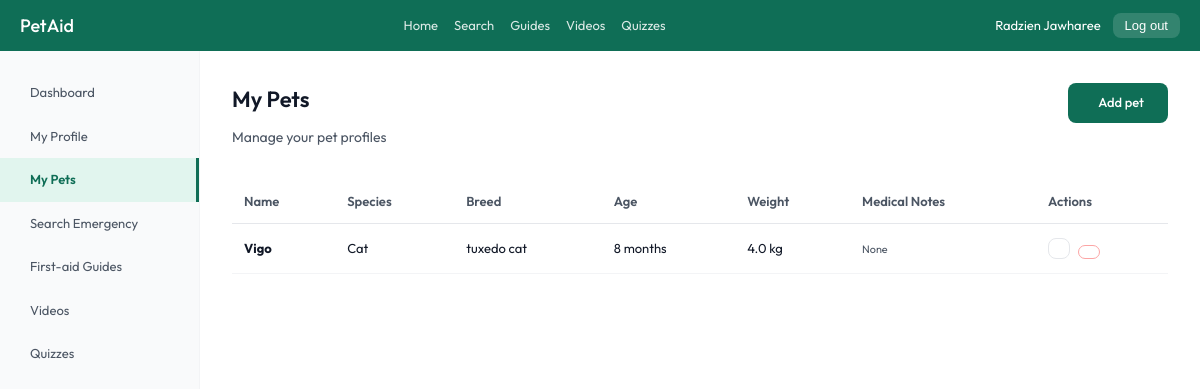
/pets (signed in), run on the app's committed database.
### models.py (models this page shows, shortened)
class Account(db.Model):
    __tablename__ = 'account'
    id = db.Column(db.Integer, primary_key=True)
    username = db.Column(db.String(80), unique=True, nullable=False)
    email = db.Column(db.String(120), unique=True, nullable=False)
    password_hash = db.Column(db.String(128), nullable=False)
    first_name = db.Column(db.String(50), nullable=False)
    last_name = db.Column(db.String(50), nullable=False)
    phone_number = db.Column(db.String(20), nullable=True)
    role = db.Column(db.String(30), nullable=False)
    __mapper_args__ = {
        'polymorphic_on': role,
        'polymorphic_identity': 'account'
    }

class Pet(db.Model):
    __tablename__ = 'pet'
    id = db.Column(db.Integer, primary_key=True)
    name = db.Column(db.String(100), nullable=False)
    species = db.Column(db.String(50), nullable=False)
    breed = db.Column(db.String(100), nullable=False)
    age = db.Column(db.String(50), nullable=False)      # e.g., '3 years'
    weight = db.Column(db.Float, nullable=False)        # in kg
    medical_notes = db.Column(db.Text, nullable=True)
    owner_id = db.Column(
        db.Integer,
        db.ForeignKey('user_account.id'),
        nullable=False
    )

### app.py (the view)
@app.route('/pets')
@login_required('user')
def pets_list():
    edit_id = request.args.get('edit_id')
    editing_pet = None
    if edit_id:
        editing_pet = Pet.query.filter_by(id=edit_id, owner_id=g.user.id).first()
    pets = Pet.query.filter_by(owner_id=g.user.id).all()
    return render_template('dashboard_profile_pet.html', active_tab='pets', pets=pets, editing_pet=editing_pet)

### app.py (called while the page is built)
def login_required(role=None):
    def decorator(f):
        from functools import wraps
        @wraps(f)
        def decorated_function(*args, **kwargs):
            if 'user_id' not in session:
                flash('Please log in to access this page.', 'danger')
                return redirect(url_for('login_route'))
            if role and session.get('role') != role:
                flash('Unauthorized access.', 'danger')
                return redirect(url_for('home'))
            return f(*args, **kwargs)
        return decorated_function
    return decorator

@app.before_request
def load_logged_in_user():
    user_id = session.get('user_id')
    if user_id is None:
        g.user = None
    else:
        g.user = Account.query.get(user_id)

### templates/dashboard_profile_pet.html (shortened to what this page needs)
{% extends "base.html" %}
{% block content %}
<div class="layout">
  <div class="sidebar">
    <a href="{{ url_for('dashboard') }}" class="sidebar-item {% if active_tab == 'dashboard' %}active{% endif %}"> Dashboard</a>
    <a href="{{ url_for('profile') }}" class="sidebar-item {% if active_tab == 'profile' %}active{% endif %}"> My Profile</a>
    <a href="{{ url_for('pets_list') }}" class="sidebar-item {% if active_tab == 'pets' %}active{% endif %}"> My Pets</a>
    <a href="{{ url_for('search_emergency') }}" class="sidebar-item"> Search Emergency</a>
    <a href="{{ url_for('guides_list') }}" class="sidebar-item"> First-aid Guides</a>
    <a href="{{ url_for('videos_list') }}" class="sidebar-item"> Videos</a>
    <a href="{{ url_for('quizzes_list') }}" class="sidebar-item"> Quizzes</a>
  </div>
  <div class="main">
    {% if active_tab == 'dashboard' %}
      <div class="page-title">Welcome back, {{ session.get('first_name') }}</div>
      <div class="page-sub">Here's a summary of your activity</div>
      <div class="stats-grid">
        <div class="stat-card">
          <div class="stat-label">My pets</div>
          <div class="stat-value">{{ pets|length }}</div>
        </div>
        <div class="stat-card">
          <div class="stat-label">Guides viewed</div>
          <div class="stat-value">5</div>
        </div>
        <div class="stat-card">
          <div class="stat-label">Quizzes completed</div>
          <div class="stat-value">{{ quiz_results|length }}</div>
        </div>
      </div>
      <div class="section-title">
        My pets
        <a href="{{ url_for('pets_list') }}" class="btn-primary" style="padding: 6px 14px; font-size: 12px;"><i class="ti ti-plus"></i> Manage</a>
      </div>
      <div class="pet-cards">
        {% for pet in pets %}
          <div class="pet-card">
            <div class="pet-avatar"><i class="ti ti-paw" aria-hidden="true"></i></div>
            <div class="pet-name">{{ pet.name }}</div>
            <div class="pet-type">{{ pet.species }} • {{ pet.age }}</div>
          </div>
        {% endfor %}
        <a href="{{ url_for('pets_list', add_new=1) }}" class="add-pet-card">
          <i class="ti ti-plus" aria-hidden="true"></i>
          <div style="font-size:12px;font-weight:600;color:#0F6E56;">Add a pet</div>
        </a>
      </div>
      <div class="section-title">Recent activity</div>
      <div class="recent-list">
        {% if quiz_results %}
          {% for res in quiz_results[:3] %}
            <div class="recent-item">
              <div class="recent-icon"><i class="ti ti-clipboard-check" aria-hidden="true"></i></div>
              <div class="recent-info">
                <div class="recent-title">Completed: {{ res.quiz.title }}</div>
                <div class="recent-sub">Score: {{ res.score }} / {{ res.total_questions }} ({{ ((res.score / res.total_questions) * 100)|int }}%)</div>
              </div>
              <div class="recent-time">{{ res.timestamp.strftime('%Y-%m-%d %H:%M') }}</div>
            </div>
          {% endfor %}
        {% endif %}
        <div class="recent-item">
          <div class="recent-icon"><i class="ti ti-book" aria-hidden="true"></i></div>
          <div class="recent-info">
            <div class="recent-title">Viewed: What to do if your dog is choking</div>
            <div class="recent-sub">First-aid guide</div>
          </div>
          <div class="recent-time">2 hours ago</div>
        </div>
        <div class="recent-item">
          <div class="recent-icon"><i class="ti ti-video" aria-hidden="true"></i></div>
          <div class="recent-info">
            <div class="recent-title">Watched: How to handle a rabbit seizure</div>
            <div class="recent-sub">Educational video</div>
          </div>
          <div class="recent-time">3 days ago</div>
        </div>
      </div>
    {% elif active_tab == 'pets' %}
      <div style="display:flex;align-items:center;justify-content:space-between;margin-bottom:4px;">
        <div class="page-title">My Pets</div>
        {% if not editing_pet and not request.args.get('add_new') %}
          <a href="{{ url_for('pets_list', add_new=1) }}" class="btn-primary"> Add pet</a>
        {% endif %}
      </div>
      <div class="page-sub">Manage your pet profiles</div>
      {% if not editing_pet and not request.args.get('add_new') %}
        <table class="table">
          <thead>
            <tr>
              <th>Name</th>
              <th>Species</th>
              <th>Breed</th>
              <th>Age</th>
              <th>Weight</th>
              <th>Medical Notes</th>
              <th>Actions</th>
            </tr>
          </thead>
          <tbody>
            {% for pet in pets %}
              <tr>
                <td><strong>{{ pet.name }}</strong></td>
                <td>{{ pet.species }}</td>
                <td>{{ pet.breed }}</td>
                <td>{{ pet.age }}</td>
                <td>{{ pet.weight }} kg</td>
                <td><small style="color:var(--color-text-secondary);">{{ pet.medical_notes or 'None' }}</small></td>
                <td>
                  <div class="action-btns">
                    <a href="{{ url_for('pets_list', edit_id=pet.id) }}" class="icon-btn"></a>
                    <form action="{{ url_for('delete_pet', pet_id=pet.id) }}" method="POST" onsubmit="return confirm('Are you sure you want to delete this pet profile?');" style="display:inline;">
                        <button type="submit" class="icon-btn icon-btn-danger"></button>
                    </form>
                  </div>
                </td>
              </tr>
            {% else %}
              <tr>
                <td colspan="7" style="text-align:center; padding: 24px; color: var(--color-text-secondary);">No pets registered. Please add a pet below.</td>
              </tr>
            {% endfor %}
          </tbody>
        </table>
      {% endif %}
    {% endif %}
  </div>
</div>
{% endblock %}

### templates/base.html (shortened to what this page needs)
<!DOCTYPE html>
<html lang="en">
<head>
    <link rel="stylesheet" href="https://cdn.jsdelivr.net/npm/@tabler/icons-webfont@latest/tabler-icons.min.css">
    <link rel="stylesheet" href="{{ url_for('static', filename='style.css') }}">
</head>
<body>
    {% set role = session.get('role') %}
    {% if role == 'user' %}
        <div class="nav" style="background: #0F6E56; padding: 12px 20px; display: flex; align-items: center; justify-content: space-between; color: #fff;">
            <span class="nav-logo" style="color: #fff; font-size: 18px; font-weight: 500; cursor: pointer;" onclick="location.href='{{ url_for('dashboard') }}'">
                 PetAid
            </span>
            <div class="nav-links" style="display: flex; gap: 16px;">
                <span class="nav-link" style="color: rgba(255,255,255,0.85); font-size: 13px; cursor: pointer;" onclick="location.href='{{ url_for('dashboard') }}'">Home</span>
                <span class="nav-link" style="color: rgba(255,255,255,0.85); font-size: 13px; cursor: pointer;" onclick="location.href='{{ url_for('search_emergency') }}'">Search</span>
                <span class="nav-link" style="color: rgba(255,255,255,0.85); font-size: 13px; cursor: pointer;" onclick="location.href='{{ url_for('guides_list') }}'">Guides</span>
                <span class="nav-link" style="color: rgba(255,255,255,0.85); font-size: 13px; cursor: pointer;" onclick="location.href='{{ url_for('videos_list') }}'">Videos</span>
                <span class="nav-link" style="color: rgba(255,255,255,0.85); font-size: 13px; cursor: pointer;" onclick="location.href='{{ url_for('quizzes_list') }}'">Quizzes</span>
            </div>
            <div class="nav-right" style="display: flex; align-items: center; gap: 12px;">
                <span class="nav-user" style="color: #fff; font-size: 13px;"> {{ session.get('first_name') }} {{ session.get('last_name') }}</span>
                <button class="nav-logout" style="background: rgba(255,255,255,0.15); color: #fff; border: none; border-radius: var(--border-radius-md); padding: 5px 12px; font-size: 13px; cursor: pointer;" onclick="location.href='{{ url_for('logout') }}'"> Log out</button>
            </div>
        </div>
    {% endif %}
    {% block content %}{% endblock %}
</body>
</html>

### static/style.css (style rules this page uses)
:root { --color-background-primary: #FFFFFF; --color-background-secondary: #F9FAFB; --color-border-secondary: #E5E7EB; --color-border-tertiary: #F3F4F6; --color-text-primary: #111827; --color-text-secondary: #4B5563; --color-text-danger: #DC2626; --color-border-danger: #FCA5A5; --border-radius-lg: 12px; --border-radius-md: 8px; --border-radius-sm: 4px; --font-family: 'Outfit', -apple-system, BlinkMacSystemFont, "Segoe UI", Roboto, Helvetica, Arial, sans-serif; }
* { margin: 0; padding: 0; box-sizing: border-box; }
body { font-family: var(--font-family); background-color: #F3F4F6; color: var(--color-text-primary); min-height: 100vh; line-height: 1.5; }

### templates/dashboard_profile_pet.html (style rules this page uses)
.layout { display: grid; grid-template-columns: 200px 1fr; min-height: calc(100vh - 54px); }
.sidebar { background: var(--color-background-secondary); border-right: 0.5px solid var(--color-border-tertiary); padding: 20px 0; }
.sidebar-item { display: flex; align-items: center; gap: 10px; padding: 12px 20px; font-size: 13px; color: var(--color-text-secondary); cursor: pointer; text-decoration: none; transition: all 0.2s; }
.sidebar-item.active { background: #E1F5EE; color: #0F6E56; font-weight: 600; border-right: 3px solid #0F6E56; }
.main { padding: 32px; background: #FFFFFF; }
.page-title { font-size: 22px; font-weight: 600; color: var(--color-text-primary); margin-bottom: 6px; }
.page-sub { font-size: 14px; color: var(--color-text-secondary); margin-bottom: 32px; }
.btn-primary { background: #0F6E56; color: #fff; border: none; border-radius: var(--border-radius-md); padding: 10px 24px; font-size: 13px; font-weight: 500; cursor: pointer; transition: background 0.2s; display: inline-flex; align-items: center; gap: 6px; text-decoration: none; }
.table { width: 100%; border-collapse: collapse; font-size: 13px; margin-top: 16px; }
.table th { text-align: left; padding: 12px; color: var(--color-text-secondary); font-weight: 600; border-bottom: 1px solid var(--color-border-secondary); }
.table td { padding: 14px 12px; border-bottom: 0.5px solid var(--color-border-tertiary); color: var(--color-text-primary); }
.action-btns { display: flex; gap: 8px; }
.icon-btn { background: none; border: 0.5px solid var(--color-border-secondary); border-radius: var(--border-radius-md); padding: 6px 10px; cursor: pointer; color: var(--color-text-secondary); font-size: 14px; transition: all 0.2s; }
.icon-btn-danger { color: var(--color-text-danger); border-color: var(--color-border-danger); }

### data on the page
Account: get "Jawharee"
Pet: name "Vigo", species "Cat", breed "tuxedo cat", age "8 months", weight "4.0", medical_notes "None"

### other printed values
{{ session.get('first_name') }} "Radzien"
